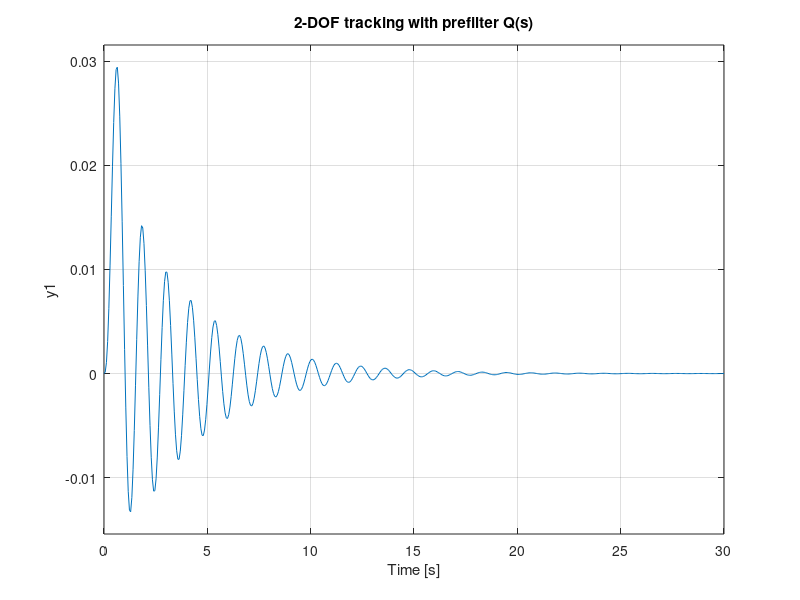
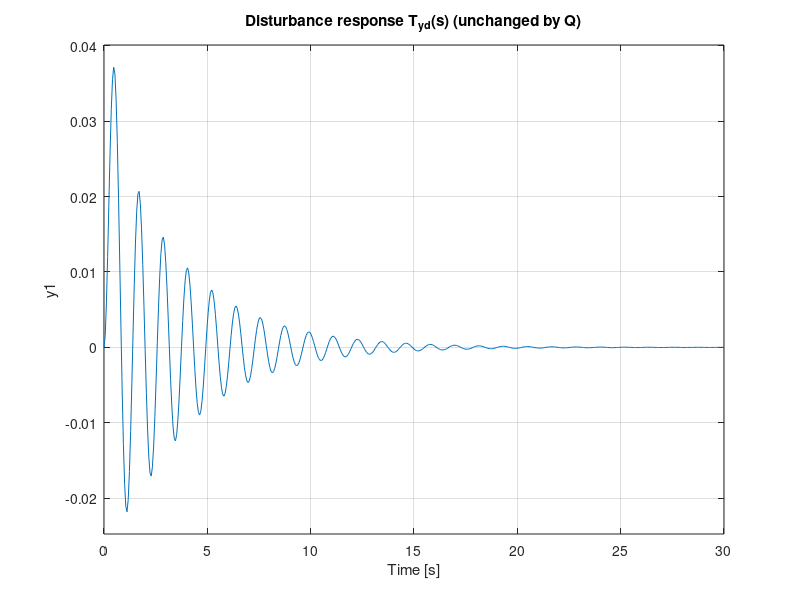

Here is the MATLAB script that generated these plots, in order:
% Plant and feedback controller
s = tf('s');
G = 1 / (s * (s + 1));

Kp = 30; Ki = 70; Kd = 2;
C = Kp + Ki / s + Kd * s;

L = C * G;

% Disturbance transfer function (independent of Q)
Tyd = minreal(G / (1 + L));

% Desired second-order tracking model
zeta = 0.7;
wn   = 4.0;
M    = wn^2 / (s^2 + 2*zeta*wn*s + wn^2);

% Ideal prefilter (may be non-proper)
Q_ideal = minreal(M * (1 + L) / G);

% Approximate Q(s) by a first-order model with unit DC gain
Tq = 0.2;
Q = 1 / (Tq * s + 1);

% 2-DOF tracking transfer function
Tyr = minreal(G * Q / (1 + L));

figure; step(Tyr); grid on;
title('2-DOF tracking with prefilter Q(s)');

figure; step(Tyd); grid on;
title('Disturbance response T_{yd}(s) (unchanged by Q)');
